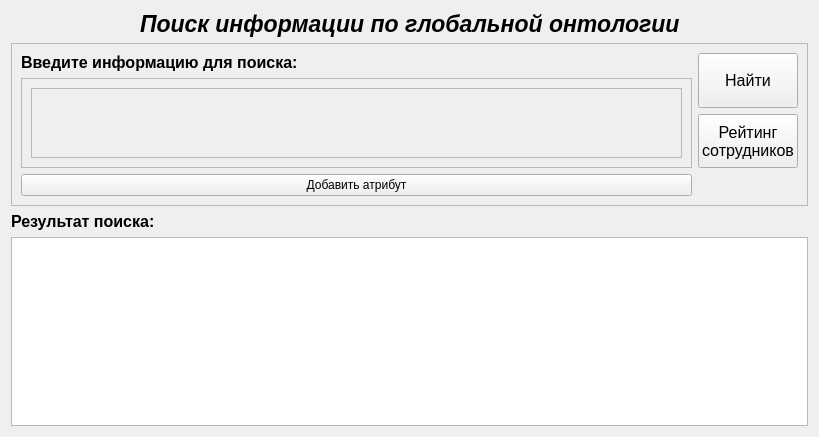
<?xml version="1.0" encoding="UTF-8"?>
<ui version="4.0">
 <class>global</class>
 <widget class="QWidget" name="global">
  <property name="geometry">
   <rect>
    <x>0</x>
    <y>0</y>
    <width>819</width>
    <height>437</height>
   </rect>
  </property>
  <property name="windowTitle">
   <string>Form</string>
  </property>
  <layout class="QGridLayout" name="gridLayout_4">
   <item row="0" column="0">
    <layout class="QVBoxLayout" name="verticalLayout_5">
     <item>
      <layout class="QHBoxLayout" name="horizontalLayout">
       <item>
        <spacer name="horizontalSpacer">
         <property name="orientation">
          <enum>Qt::Horizontal</enum>
         </property>
         <property name="sizeHint" stdset="0">
          <size>
           <width>40</width>
           <height>20</height>
          </size>
         </property>
        </spacer>
       </item>
       <item>
        <widget class="QLabel" name="label">
         <property name="font">
          <font>
           <pointsize>17</pointsize>
           <weight>75</weight>
           <italic>true</italic>
           <bold>true</bold>
          </font>
         </property>
         <property name="text">
          <string>Поиск информации по глобальной онтологии</string>
         </property>
        </widget>
       </item>
       <item>
        <spacer name="horizontalSpacer_2">
         <property name="orientation">
          <enum>Qt::Horizontal</enum>
         </property>
         <property name="sizeHint" stdset="0">
          <size>
           <width>40</width>
           <height>20</height>
          </size>
         </property>
        </spacer>
       </item>
      </layout>
     </item>
     <item>
      <layout class="QVBoxLayout" name="verticalLayout_4">
       <item>
        <layout class="QHBoxLayout" name="horizontalLayout_3">
         <item>
          <layout class="QVBoxLayout" name="verticalLayout_3">
           <item>
            <layout class="QHBoxLayout" name="horizontalLayout_2">
             <item>
              <widget class="QFrame" name="frame">
               <property name="autoFillBackground">
                <bool>true</bool>
               </property>
               <property name="frameShape">
                <enum>QFrame::StyledPanel</enum>
               </property>
               <property name="frameShadow">
                <enum>QFrame::Raised</enum>
               </property>
               <layout class="QGridLayout" name="gridLayout">
                <item row="1" column="0">
                 <widget class="QPushButton" name="addAttButton">
                  <property name="text">
                   <string>Добавить атрибут</string>
                  </property>
                 </widget>
                </item>
                <item row="0" column="0">
                 <layout class="QVBoxLayout" name="verticalLayout">
                  <item>
                   <widget class="QLabel" name="label_2">
                    <property name="font">
                     <font>
                      <pointsize>12</pointsize>
                      <weight>75</weight>
                      <bold>true</bold>
                     </font>
                    </property>
                    <property name="text">
                     <string>Введите информацию для поиска:</string>
                    </property>
                    <property name="alignment">
                     <set>Qt::AlignBottom|Qt::AlignLeading|Qt::AlignLeft</set>
                    </property>
                   </widget>
                  </item>
                  <item>
                   <widget class="QFrame" name="frame_2">
                    <property name="sizePolicy">
                     <sizepolicy hsizetype="Expanding" vsizetype="Expanding">
                      <horstretch>0</horstretch>
                      <verstretch>50</verstretch>
                     </sizepolicy>
                    </property>
                    <property name="autoFillBackground">
                     <bool>true</bool>
                    </property>
                    <property name="frameShape">
                     <enum>QFrame::StyledPanel</enum>
                    </property>
                    <property name="frameShadow">
                     <enum>QFrame::Raised</enum>
                    </property>
                    <layout class="QGridLayout" name="gridLayout_3">
                     <item row="0" column="0">
                      <widget class="QScrollArea" name="scrollArea">
                       <property name="widgetResizable">
                        <bool>true</bool>
                       </property>
                       <widget class="QWidget" name="scrollAreaWidgetContents">
                        <property name="geometry">
                         <rect>
                          <x>0</x>
                          <y>0</y>
                          <width>631</width>
                          <height>68</height>
                         </rect>
                        </property>
                        <layout class="QGridLayout" name="gridLayout_2">
                         <item row="0" column="0">
                          <layout class="QGridLayout" name="widgetLayout"/>
                         </item>
                        </layout>
                       </widget>
                      </widget>
                     </item>
                    </layout>
                   </widget>
                  </item>
                 </layout>
                </item>
                <item row="0" column="1">
                 <layout class="QVBoxLayout" name="verticalLayout_6">
                  <item>
                   <widget class="QPushButton" name="searchButton">
                    <property name="sizePolicy">
                     <sizepolicy hsizetype="Minimum" vsizetype="Maximum">
                      <horstretch>0</horstretch>
                      <verstretch>0</verstretch>
                     </sizepolicy>
                    </property>
                    <property name="maximumSize">
                     <size>
                      <width>170</width>
                      <height>90</height>
                     </size>
                    </property>
                    <property name="font">
                     <font>
                      <pointsize>12</pointsize>
                     </font>
                    </property>
                    <property name="text">
                     <string>Найти</string>
                    </property>
                   </widget>
                  </item>
                  <item>
                   <widget class="QPushButton" name="pushButton">
                    <property name="sizePolicy">
                     <sizepolicy hsizetype="Minimum" vsizetype="Maximum">
                      <horstretch>0</horstretch>
                      <verstretch>0</verstretch>
                     </sizepolicy>
                    </property>
                    <property name="maximumSize">
                     <size>
                      <width>170</width>
                      <height>90</height>
                     </size>
                    </property>
                    <property name="font">
                     <font>
                      <pointsize>12</pointsize>
                     </font>
                    </property>
                    <property name="autoFillBackground">
                     <bool>false</bool>
                    </property>
                    <property name="text">
                     <string>Рейтинг
сотрудников</string>
                    </property>
                   </widget>
                  </item>
                 </layout>
                </item>
               </layout>
              </widget>
             </item>
            </layout>
           </item>
          </layout>
         </item>
        </layout>
       </item>
      </layout>
     </item>
     <item>
      <layout class="QVBoxLayout" name="verticalLayout_2">
       <item>
        <widget class="QLabel" name="label_3">
         <property name="font">
          <font>
           <pointsize>12</pointsize>
           <weight>75</weight>
           <bold>true</bold>
          </font>
         </property>
         <property name="text">
          <string>Результат поиска:</string>
         </property>
         <property name="alignment">
          <set>Qt::AlignLeading|Qt::AlignLeft|Qt::AlignVCenter</set>
         </property>
        </widget>
       </item>
       <item>
        <widget class="QTableWidget" name="tableWidget"/>
       </item>
      </layout>
     </item>
    </layout>
   </item>
  </layout>
 </widget>
 <resources/>
 <connections/>
</ui>
